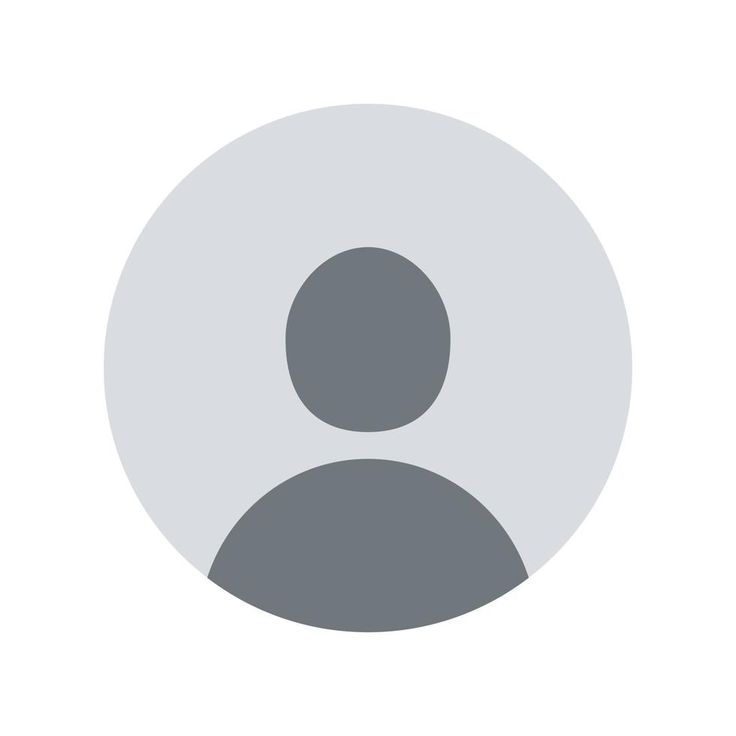
#> input picture apps/pong/media/profile_images/default.jpg, 736 x 736 px
$ python m02_print.py --image ../pong/media/profile_images/default.jpg
#> lines starting #> are read from the running program, lines starting #| are printed output that depends on the picture
#> in main, img is the input picture: PIL image 736x736 RGB; mean R, G, B 227.1, 228.8, 231.1
#!/usr/bin/env python3
"""Print text or images on a Phomemo M02 / "Mr.in_M02" thermal printer over
classic Bluetooth (RFCOMM/SPP), no vendor app required.

Protocol reverse-engineered by the TiMini-Print project
(https://github.com/Dejniel/TiMini-Print) — see its
timiniprint/protocol/families/phomemo_esc/{core,compact}.py.

Usage:
    python3 m02_print.py "Hello world"
    python3 m02_print.py --image photo.jpg
    python3 m02_print.py --addr AA:BB:CC:DD:EE:FF "Custom text"
"""
from __future__ import annotations

import argparse
import socket
import time

from PIL import Image, ImageDraw, ImageEnhance, ImageFont

ADDR = "DC:0D:30:C8:8F:F9"   # Mr.in_M02
RFCOMM_CHANNEL = 1
PRINT_WIDTH = 384            # dots, fixed for the M02
ROW_DELAY = 0.04             # seconds between each raster row write — see note below

# The printer's thermal head physically fires and advances one raster row at
# a time. Sending the image data faster than it can consume it (even over a
# reliable RFCOMM stream) causes it to silently drop the tail of the image —
# confirmed experimentally: bursty/chunked sends truncated after only a few
# rows, while pacing writes to one row every ~40ms printed cleanly in full.

FONT_PATH = "/usr/share/fonts/truetype/dejavu/DejaVuSans.ttf"

_INIT = b"\x1b\x40"
_DENSITY_PREFIX = b"\x1f\x11\x02"
_DENSITY_COEFFICIENT = b"\x1f\x11\x37"
_MEDIA = b"\x1f\x11"
_UNCOMPRESSED = b"\x1f\x11\x35\x00"
_FEED = b"\x1b\x64\x02"
_EXIT_FEED = b"\x1b\x64\xff"  # ESC d 255: feed 255 lines, repeated to eject the page past the slot
_EXIT_FEED_REPEATS = 2
_EXIT_FEED_DELAY = 0.3        # commands sent back-to-back without a delay get silently dropped
_MEDIA_PLAIN = 0x0B
_DENSITY_LEVELS = ((1, 100), (2, 100), (4, 100), (4, 150))  # index by level 1-4


# [19 lines left out: functions build_header, build_raster_header, not called in this run]

def pack_row(bits: list[int]) -> bytes:
    """Pack a row of 0/1 pixel values into bytes, MSB-first."""
    out = bytearray()
    for i in range(0, len(bits), 8):
        chunk = bits[i:i + 8]
        chunk += [0] * (8 - len(chunk))
        value = 0
        for bit, pix in enumerate(chunk):
            if pix:
                value |= 1 << (7 - bit)
        out.append(value)
    return bytes(out)


def image_to_rows(
    img: Image.Image, *, top_padding: int = 4, dither: bool = True, keep_white: bool = False
) -> list[bytes]:
    """Convert a PIL image to packed 1-bit rows (resized to width=384), with blank top padding.

    Dithering suits photos but turns thin text strokes into sparse, faint dot
    patterns that don't fire reliably at low thermal density — use a plain
    threshold (dither=False) for text.

    keep_white: leave pure-white areas (e.g. borders around photos) blank
    instead of letting the darkening step below turn them into a gray dot
    pattern.
    """
#> called with top_padding = 4, dither = True, keep_white = False
    if img.width != PRINT_WIDTH:
        new_height = max(1, round(img.height * PRINT_WIDTH / img.width))
#> new_height = 384
        img = img.resize((PRINT_WIDTH, new_height), Image.LANCZOS)
#> img: PIL image 384x384 RGB
    img = img.convert("L")
#> img: PIL image 384x384 L
    if dither:
        white_mask = img.point(lambda v: 255 if v >= 250 else 0) if keep_white else None
        # Thermal dithering tends to print lighter than the source image —
        # darken midtones so grays come out as recognizably gray, not faint.
        img = ImageEnhance.Contrast(img).enhance(1.7)
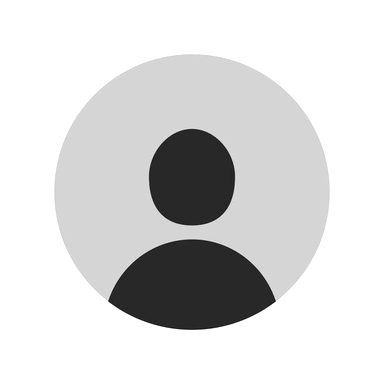
#> img: PIL image 384x384 L; min 18, max 255, mean 217.4
        img = ImageEnhance.Brightness(img).enhance(0.7)
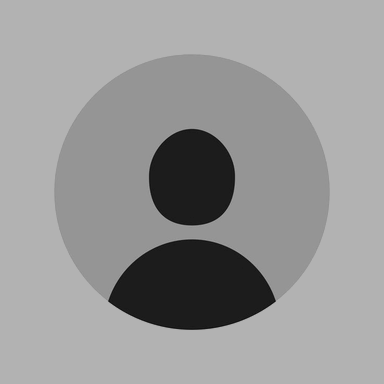
#> img: PIL image 384x384 L; min 12, max 178, mean 151.9
        if white_mask is not None:
            img.paste(255, mask=white_mask)
    bw = img.convert("1", dither=Image.FLOYDSTEINBERG if dither else Image.NONE)
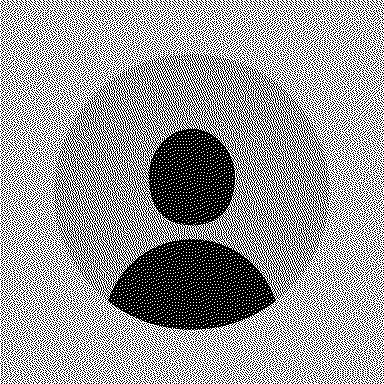
#> bw: PIL image 384x384 1; 59.6% white; black in thin lines or dots

    rows: list[bytes] = []
    blank_row = pack_row([0] * PRINT_WIDTH)
    rows.extend([blank_row] * top_padding)

    px = bw.load()
    for y in range(bw.height):
        bits = [1 if px[x, y] == 0 else 0 for x in range(bw.width)]  # black pixel -> 1
        rows.append(pack_row(bits))
#> after the loop, rows = 388 items
    return rows


# [65 lines left out: functions wrap_text, text_to_image, not called in this run]


def print_rows(
    rows: list[bytes],
    *,
    addr: str = ADDR,
    channel: int = RFCOMM_CHANNEL,
    density_level: int = 4,
    row_delay: float = ROW_DELAY,
) -> None:
    s = socket.socket(socket.AF_BLUETOOTH, socket.SOCK_STREAM, socket.BTPROTO_RFCOMM)
    s.settimeout(10)
    try:
        s.connect((addr, channel))
        s.sendall(build_header(density_level=density_level))
        s.sendall(build_raster_header(rows))
        for row in rows:
            s.sendall(row)
            time.sleep(row_delay)
        s.sendall(_FEED * 2)
        time.sleep(_EXIT_FEED_DELAY)
        for _ in range(_EXIT_FEED_REPEATS):
            s.sendall(_EXIT_FEED)
            time.sleep(_EXIT_FEED_DELAY)
        time.sleep(0.5)  # let the printer drain its buffer before we close the socket
    finally:
        s.close()


def main() -> None:
    parser = argparse.ArgumentParser(description="Print to a Phomemo M02 / Mr.in_M02 thermal printer")
    parser.add_argument("text", nargs="?", help="Text to print")
    parser.add_argument("--image", help="Path to an image file to print instead of text")
    parser.add_argument("--addr", default=ADDR, help="Printer Bluetooth MAC address")
    parser.add_argument("--font-size", type=int, default=32)
    parser.add_argument("--density", type=int, default=4, choices=(1, 2, 3, 4))
    args = parser.parse_args()

    if args.image:
        img = Image.open(args.image)
        dither = True
    elif args.text is not None:
        img = text_to_image(args.text, font_size=args.font_size)
        dither = False
    else:
        parser.error("Provide text or --image")

    rows = image_to_rows(img, dither=dither)
#> rows = 388 items
    print_rows(rows, addr=args.addr, density_level=args.density)
    print(f"Sent {len(rows)} raster rows to {args.addr}")


if __name__ == "__main__":
#> (the run stopped early here; a loop or call above may not have finished)
